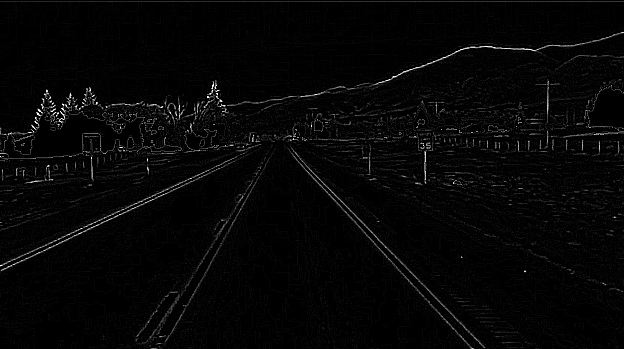
#> input picture ImageSharpen.png, 624 x 349 px
$ python -i lanedetectionusingcv.py   (imports and definitions only)
#> lines starting #> are read from the running program, lines starting #| are printed output that depends on the picture; after the words box and inside, x2 and y2 are one past the last pixel; in counts of white or black regions, pixels touching at a corner belong together
import cv2
import numpy as np
import matplotlib.pyplot as plt


def canny(img):
    gray = cv2.cvtColor(img, cv2.COLOR_RGB2GRAY)
    blur = cv2.GaussianBlur(gray, (5, 5), 0)
    canny = cv2.Canny(blur, 50, 150)
    return canny


def region_int(img):
    height = img.shape[0]
    area = np.array([[(200, height), (1100, height), (550, 220)]])
    mask = np.zeros_like(img)
    cv2.fillPoly(mask, area, 255)
    masked = cv2.bitwise_and(img, mask)
    return masked


def disp_lines(img, lines):
    line_img = np.zeros_like(img)
    if lines is not None:
        for line in lines:
            x1, y1, x2, y2 = line.reshape(4)
            cv2.line(line_img, (x1, y1), (x2, y2), (255, 0, 0), 10)
    return line_img


def make_coordinates(img, line_parameters):
    slope, intercept = line_parameters
    y1 = img.shape[0]
    y2 = int(y1 * (3 / 5))
    x1 = int((y1 - intercept) / slope)
    x2 = int((y2 - intercept) / slope)
    return np.array([x1, y1, x2, y2])


def averaged_slope_intercept(img, lines):
    leftfit = []
    rightfit = []
    if lines is not None:
        for line in lines:
            x1, y1, x2, y2 = line.reshape(4)
            parameters = np.polyfit((x1, x2), (y1, y2), 1)
            slope = parameters[0]
            intercept = parameters[1]
            if slope < 0:
                leftfit.append((slope, intercept))
            else:
                rightfit.append((slope, intercept))
        left_average = np.average(leftfit, axis=0)
        right_average = np.average(rightfit, axis=0)

        if right_average is not None:
            right_line = make_coordinates(img, right_average)
        if left_average is not None:
            print(left_average)
            left_line = make_coordinates(img, left_average)
    return np.array([left_line, right_line])


def lane_detect(img):
    canny_image = canny(img)
    cropped = region_int(canny_image)
    lines = cv2.HoughLinesP(cropped, 2, np.pi / 180, 100, np.array([]), minLineLength=10, maxLineGap=5)
    averaged = averaged_slope_intercept(img, lines)
    line_image = disp_lines(img, averaged)
    detected = cv2.addWeighted(img, 0.8, line_image, 1, 1)
    return detected


# [19 lines of commented-out code are left out]

>>> import cv2
>>> picture = cv2.cvtColor(cv2.imread('ImageSharpen.png'), cv2.COLOR_BGR2RGB)
#> picture is the input picture: shape (349, 624, 3); min 0, max 255, mean 5.8
>>> result = lane_detect(picture)
#> in canny, `blur = cv2.GaussianBlur(gray, (5, 5), 0)`:
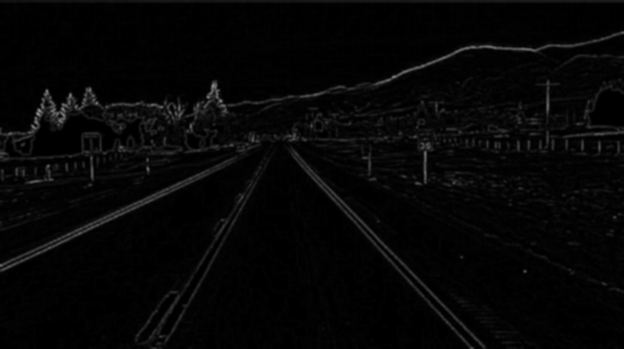
#> blur: shape (349, 624); min 0, max 146, mean 5.9
#> in canny, `canny = cv2.Canny(blur, 50, 150)`:
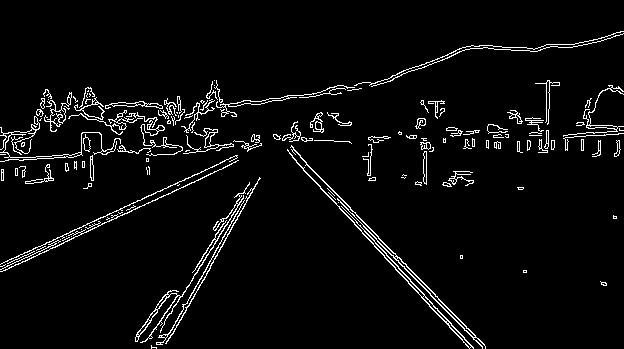
#> canny: shape (349, 624); 4.3% white in thin lines or dots
#> in region_int, `cv2.fillPoly(mask, area, 255)`:
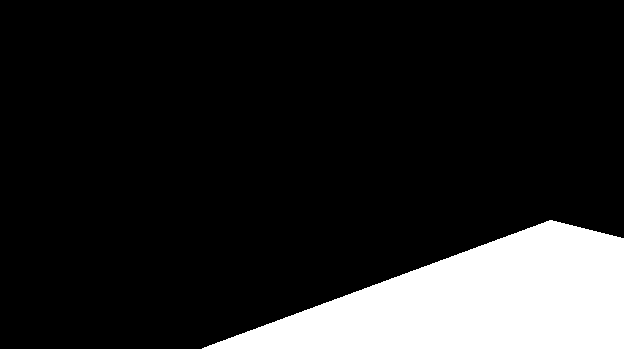
#> mask: shape (349, 624); 14.4% white; 1 white region, box (x1, y1, x2, y2) and area: (202, 220, 624, 349) 31436
#> in region_int, `masked = cv2.bitwise_and(img, mask)`:
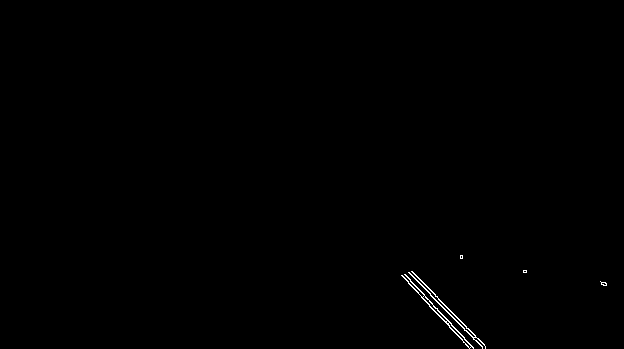
#> masked: shape (349, 624); 0.28% white in thin lines or dots, all inside (x1, y1, x2, y2) = (401, 255, 607, 349)
#> in lane_detect, `lines = cv2.HoughLinesP(cropped, 2, np.pi / 180, 100, np.array([]), mi..`: lines = [[408, 272, 482, 346], [402, 275, 418, 292], [414, 273, 485, 346], [405, 274, 443, 316], [437, 313, 468, 346]]
#> the loop in averaged_slope_intercept, `for line in lines:` made 5 passes
#> (x1, y1, x2, y2, slope, intercept) on passes 1 to 5: (408, 272, 482, 346, 1, -136), (402, 275, 418, 292, 1.06, -152.1), (414, 273, 485, 346, 1.03, -152.7), (405, 274, 443, 316, 1.11, -173.6), (437, 313, 468, 346, 1.06, -152.2)
#> after the loop in averaged_slope_intercept, `for line in lines:`: leftfit = []; rightfit = [(1, -136), (1.06, -152.1), (1.03, -152.7), (1.11, -173.6), (1.06, -152.2)]
#> in averaged_slope_intercept, `left_average = np.average(leftfit, axis=0)`: left_average = nan
#> in averaged_slope_intercept, `right_average = np.average(rightfit, axis=0)`: right_average = [1.05, -153.3]
#> in make_coordinates, `slope, intercept = line_parameters`: slope = 1.05; intercept = -153.3
#> in make_coordinates, `x1 = int((y1 - intercept) / slope)`: x1 = 477
#> in make_coordinates, `x2 = int((y2 - intercept) / slope)`: x2 = 344
#> in averaged_slope_intercept, `right_line = make_coordinates(img, right_average)`: right_line = [477, 349, 344, 209]
#| nan
#> (the run stopped early here; a loop or call above may not have finished)
